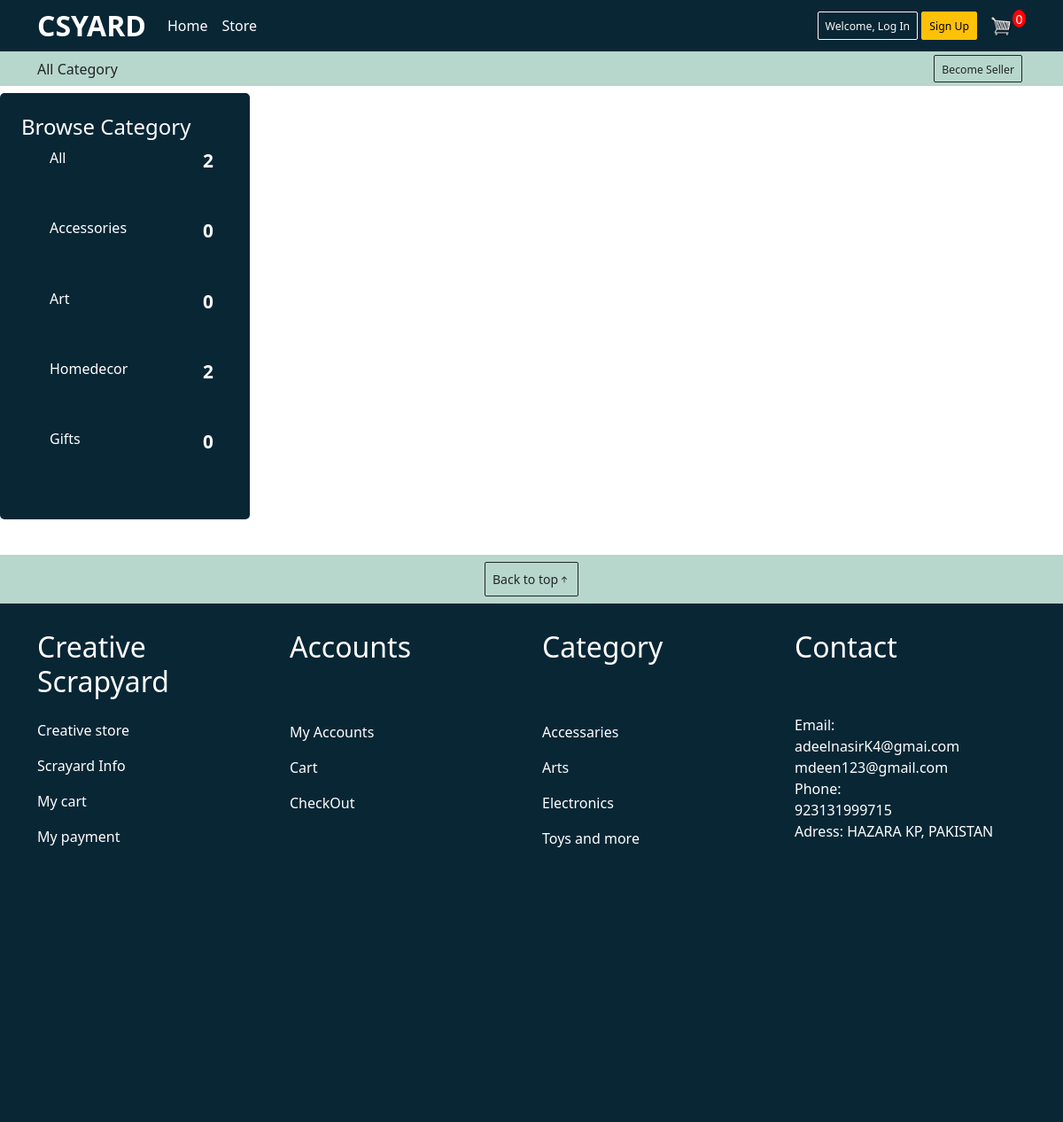
Page /store/?q=Accessories on the earlier database version.
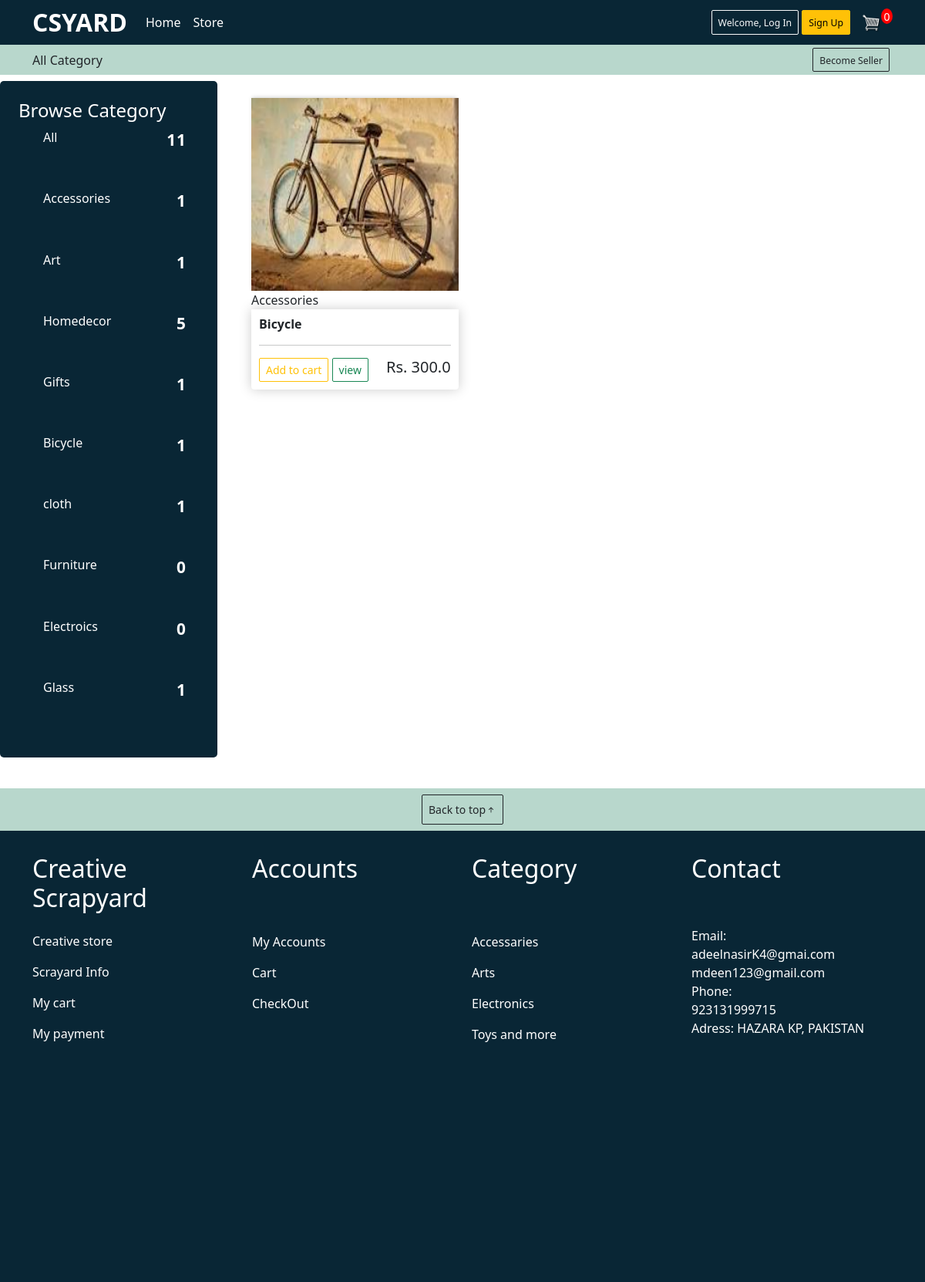
Same page on the later database version.
### store/models.py (models this page shows, shortened)
class Category(models.Model):
    name = models.CharField(max_length=25)
    def __str__(self):
        return self.name

class Product(models.Model):
    seller = models.ForeignKey(User, on_delete=models.CASCADE, null=True)
    name = models.CharField(max_length=200, null=True)
    price = models.FloatField()
    category = models.ForeignKey(Category, on_delete=models.SET_NULL, null=True)
    image = models.ImageField(null=True, blank=True)
    in_stock = models.BooleanField(default=True)
    @property
    def image_url(self):
        try:
            url = self.image.url
        except:
            url = ''
        return url

### store/views.py (the view)
# urls.py: path('', include('store.urls')),
def store(request):
    q = request.GET.get('q') if request.GET.get('q') != None else ''
    products = Product.objects.filter(
        Q(category__name__icontains=q)|
        Q(name__icontains=q)
    )
    if request.user.is_authenticated:
        customer = request.user
        order, create = Order.objects.get_or_create(customer=customer, complete=False)
        items = order.order_item_set.all()
        cartItems = order.get_cart_item
    else:
        items = []
        order = {'get_cart_item':0, 'get_cart_total':0}
        cartItems = order['get_cart_item']
    categorys = Category.objects.all()
    product_count = Product.objects.all().count()
    context = {'products': products,'categorys':categorys, 'product_count': product_count, 'cartItems': cartItems}
    return render(request, 'store/store.html', context)

### store/templates/store/store.html
{% extends 'store/main.html' %}
{% load static %}
{% block content %}
<div class="store-container">
    <div class="row">
        <div class="col-lg-3">
                {% include 'store/category_component.html' %}
        </div>
        <div class="col-lg-9">
            <div class="row mx-2">
                {% for product in products %}
                <div class="col col-lg-4 " >
                    <img class="thumbnail" src="{{ product.image_url }}" alt="placeholder">
                    {{ product.category }}
                    <div class="box-element product">
                        <h6><strong>{{ product.name }}</strong></h6>
                        <hr>
                        <button data-product="{{ product.id }}" data-action="add" class="btn btn-outline-warning btn-sm update-cart"> Add to cart</button>
                        <a href="{% url 'product-detail' product.id %}"><button class="btn btn-outline-success btn-sm">view</button></a>
                        <h5 style="display: inline; float: right;">Rs. {{ product.price}}</h5>
                    </div>
                </div>
                {% endfor %}
            </div>
        </div>
    </div>
{% endblock content %}

### store/templates/store/category_component.html (shortened to what this page needs)
{% load static %}
<div class="categorys p-4 mt-2">
    <div class="category-header">
      <h4>Browse Category</h4>
    </div>
    <ul class="category_list text-white mt-2">
        <li>
        <a href="{% url 'store' %}">All <span>{{ product_count }}</span> </a>
        </li>
        <li>
            {% for category in categorys %}
                <a href="{% url 'store' %}?q={{category.name}}"> {{ category.name }} <span>{{ category.product_set.all.count }}</span></a>
            {% endfor %}
        </li>
    </ul>
  </div>

Differences in the rows shown:
computed for Category "Accessories": product_set.all.count "0" → "1"
computed for Category "Art": product_set.all.count "0" → "1"
computed for Category "Homedecor": product_set.all.count "2" → "5"
computed for Category "Gifts": product_set.all.count "0" → "1"
added Category: name "Bicycle", product_set.all.count "1"
added Category: name "cloth", product_set.all.count "1"
added Category: name "Furniture", product_set.all.count "0"
added Category: name "Electroics", product_set.all.count "0"
added Category: name "Glass", product_set.all.count "1"
added Product: image_url (picture), category "Accessories", name "Bicycle", price "300.0"
Other differences:
{{ product_count }}: "2" → "11"
